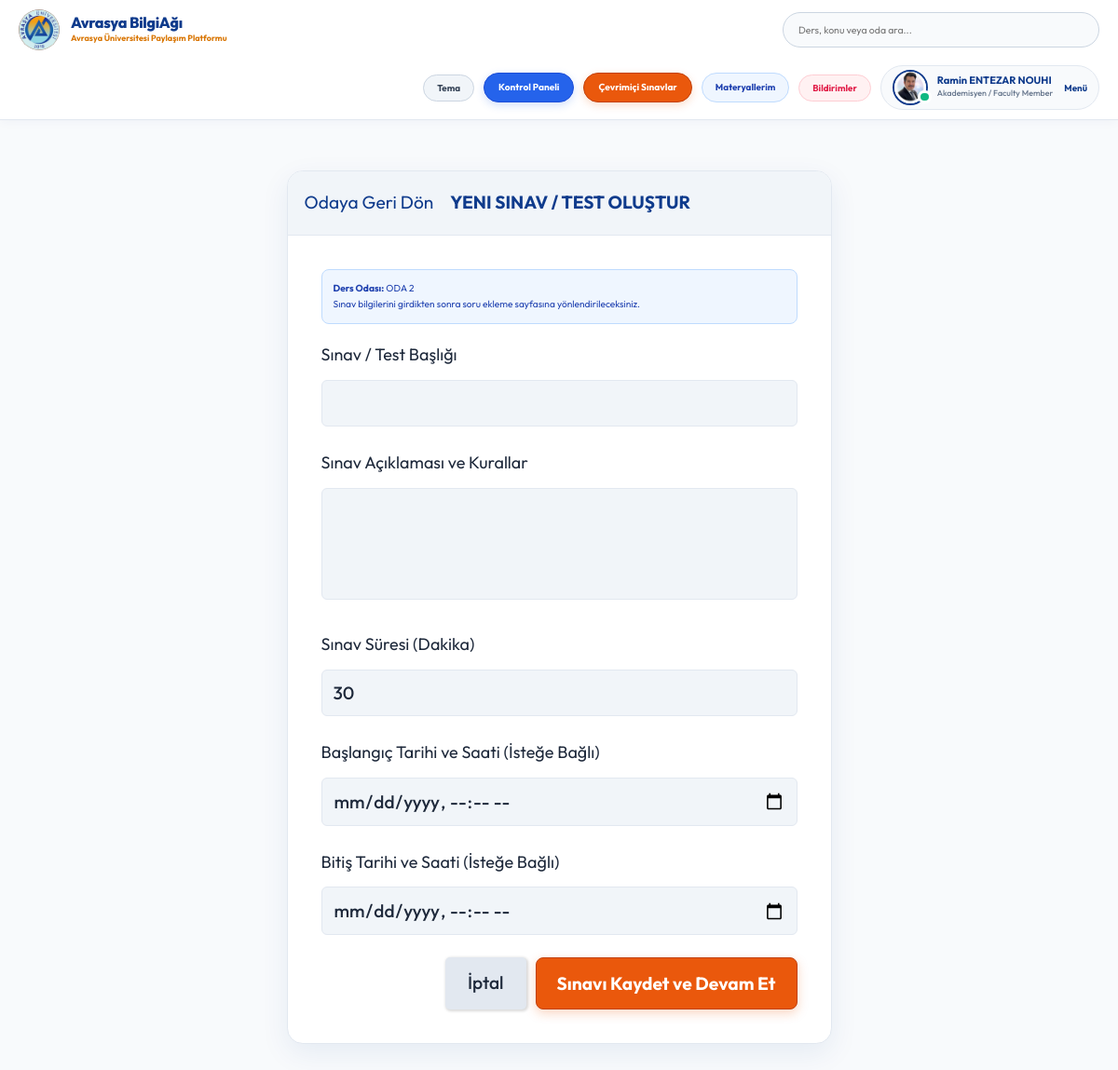
/room/29/create-quiz/ (signed in), run on the app's committed database.
### base/models.py (models this page shows, shortened)
class User(AbstractUser):
    name = models.CharField(max_length=200, null=True, verbose_name="Ad Soyad")
    email = models.EmailField(unique=True, null=True, verbose_name="E-Posta Adresi")
    bio = models.TextField(null=True, verbose_name="Hakkımda (Biyografi)")
    avatar = models.ImageField(null=True, default="avatar.svg", verbose_name="Profil Fotoğrafı (Avatar)")
    student_id = models.CharField(max_length=50, null=True, blank=True, verbose_name="Öğrenci / Sicil No")
    department = models.CharField(max_length=100, choices=DEPARTMENT_CHOICES, default='Genel / Diğer', verbose_name="Fakülte / Bölüm")
    role = models.CharField(max_length=20, choices=ROLE_CHOICES, default='student', verbose_name="Akademik Rol")
    github_link = models.URLField(max_length=255, null=True, blank=True, verbose_name="GitHub Profili")
    linkedin_link = models.URLField(max_length=255, null=True, blank=True, verbose_name="LinkedIn Profili")
    objects = CustomUserManager()
    USERNAME_FIELD = 'email'
    REQUIRED_FIELDS = ['username']
    @property
    def unread_notifications_count(self):
        return self.notifications.filter(is_read=False).count()
    @property
    def unread_notifications(self):
        return self.notifications.filter(is_read=False)

class Room(models.Model):
    host = models.ForeignKey(User, on_delete=models.SET_NULL, null=True)
    topic = models.ForeignKey(Topic, on_delete=models.SET_NULL, null=True, verbose_name="Bölüm / Akademik Konu")
    name = models.CharField(max_length=200, verbose_name="Çalışma Odası Adı")
    course_code = models.CharField(max_length=50, null=True, blank=True, verbose_name="Ders Kodu (örn: CENG201)")
    room_type = models.CharField(max_length=20, choices=ROOM_TYPE_CHOICES, default='general', verbose_name="Oda Türü")
    description = models.TextField(null=True, blank=True, verbose_name="Oda Açıklaması")
    participants = models.ManyToManyField(
        User, related_name='participants', blank=True)
    updated = models.DateTimeField(auto_now=True)
    created = models.DateTimeField(auto_now_add=True)
    class Meta:
        ordering = ['-updated', '-created']

### base/views.py (the view, shortened to what this page needs)
# urls.py: path('room/<str:pk>/create-quiz/', views.create_quiz, name="create-quiz"),
@login_required(login_url='login')
def create_quiz(request, pk):
    if request.user.role == 'student':
        messages.error(request, "Öğrencilerin sınav oluşturma yetkisi bulunmamaktadır.")
        return redirect('quizzes')
    room = Room.objects.get(id=pk)
    if request.user != room.host and request.user.role != 'faculty':
        return HttpResponse("Bu odaya sınav ekleme yetkiniz bulunmamaktadır.")
    form = QuizForm()
    context = {'form': form, 'room': room}
    return render(request, 'base/quiz_form.html', context)

### base/forms.py
class QuizForm(ModelForm):
    class Meta:
        model = Quiz
        fields = ['title', 'description', 'duration_minutes', 'start_time', 'end_time']
        labels = {
            'title': 'Sınav / Test Başlığı',
            'description': 'Sınav Açıklaması ve Kurallar',
            'duration_minutes': 'Sınav Süresi (Dakika)',
            'start_time': 'Başlangıç Tarihi ve Saati (İsteğe Bağlı)',
            'end_time': 'Bitiş Tarihi ve Saati (İsteğe Bağlı)',
        }
        widgets = {
            'start_time': forms.DateTimeInput(attrs={'type': 'datetime-local'}),
            'end_time': forms.DateTimeInput(attrs={'type': 'datetime-local'}),
        }

### base/templates/base/quiz_form.html (shortened to what this page needs)
{% extends 'main.html' %}
{% block content %}
<main class="create-room layout">
  <div class="container" style="max-width: 650px; display: block !important; width: 100%;">
    <div class="layout__box">
      <div class="layout__boxHeader">
        <div class="layout__boxTitle">
          <a href="{% url 'room' room.id %}">
            Odaya Geri Dön
          </a>
          <h3>Yeni Sınav / Test Oluştur</h3>
        </div>
      </div>
      <div class="layout__body">
        <div style="background: #eff6ff; border: 1px solid #bfdbfe; padding: 12px; border-radius: 8px; margin-bottom: 18px; color: #1e40af; font-size: 0.85rem;">
          <strong>Ders Odası:</strong> {{ room.name }}<br>
          Sınav bilgilerini girdikten sonra soru ekleme sayfasına yönlendirileceksiniz.
        </div>
        <form class="form" action="" method="POST">
          {% for field in form %}
          <div class="form__group">
            <label for="{{field.id_for_label}}">{{field.label}}</label>
            {{field}}
          </div>
          {% endfor %}
          <div class="form__action" style="display: flex; gap: 10px; margin-top: 15px;">
            <a class="btn btn--dark" href="{% url 'room' room.id %}">İptal</a>
            <button type="submit" style="padding: 11px 22px; font-weight: 700; background: #ea580c; color: #ffffff; border: 1px solid #c2410c; border-radius: 8px; cursor: pointer; box-shadow: 0 4px 12px rgba(234, 88, 12, 0.25);">Sınavı Kaydet ve Devam Et</button>
          </div>
        </form>
      </div>
    </div>
  </div>
</main>
{% endblock %}

### templates/navbar.html (shortened to what this page needs)
{% load static %}
<header class="header header--loggedIn" style="background: #ffffff; border-bottom: 1px solid #e2e8f0; padding: 10px 0; position: sticky; top: 0; z-index: 999; box-shadow: 0 2px 10px rgba(15, 59, 140, 0.04);">
    <div class="container" style="display: flex; justify-content: space-between; align-items: center; gap: 16px; flex-wrap: wrap; width: 100%; max-width: 1400px; margin: 0 auto; padding: 0 20px;">
        <a href="{% url 'home' %}" class="header__logo" style="display: flex; align-items: center; gap: 12px; text-decoration: none; flex-shrink: 0;">
            <img src="{% static 'images/avrasya_logo.png' %}" alt="Avrasya University Logo" style="width: 44px; height: 44px; object-fit: contain; background: transparent; border: none; border-radius: 50%; flex-shrink: 0;" />
            <div style="white-space: nowrap;">
                <h1 style="margin: 0; font-weight: 800; font-size: 1.35rem; color: #0f3b8c; letter-spacing: -0.3px; line-height: 1.2; white-space: nowrap !important;">Avrasya BilgiAğı</h1>
                <span style="font-size: 0.75rem; color: #d97706; font-weight: 700; display: block; white-space: nowrap !important;">Avrasya Üniversitesi Paylaşım Platformu</span>
            </div>
        </a>
        <form class="header__search" method="GET" action="{% url 'home' %}" style="flex: 1 1 220px; max-width: 340px; margin: 0;">
            <div style="background: #f8fafc; border: 1px solid #cbd5e1; border-radius: 50px; padding: 6px 16px; display: flex; align-items: center; gap: 10px; width: 100%; height: 38px;">
                <input name="q" placeholder="Ders, konu veya oda ara..." style="background: transparent; border: none; outline: none; width: 100%; font-size: 0.88rem; color: #1e293b; padding: 0;" />
            </div>
        </form>
        <nav class="header__menu" style="display: flex; align-items: center; gap: 10px; flex-shrink: 0; margin-left: auto;">
            <button id="themeToggleBtn" onclick="toggleTheme()" title="Gece / Gündüz Modu" style="background: #f1f5f9; border: 1px solid #cbd5e1; padding: 7px 14px; border-radius: 50px; display: flex; align-items: center; justify-content: center; cursor: pointer; font-size: 0.82rem; font-weight: 700; transition: all 0.2s ease; color: #334155; flex-shrink: 0;">
                Tema
            </button>
            {% if request.user.is_authenticated %}
            <a href="{% url 'dashboard' %}" style="display: inline-flex; align-items: center; gap: 6px; background: #2563eb; color: #ffffff; border: 1px solid #1d4ed8; padding: 7px 15px; border-radius: 50px; font-weight: 700; font-size: 0.84rem; text-decoration: none; white-space: nowrap; box-shadow: 0 3px 10px rgba(37, 99, 235, 0.2); flex-shrink: 0;">
                Kontrol Paneli
            </a>
            {% endif %}
            <a href="{% url 'quizzes' %}" style="display: inline-flex; align-items: center; gap: 6px; background: #ea580c; color: #ffffff; border: 1px solid #c2410c; padding: 7px 15px; border-radius: 50px; font-weight: 700; font-size: 0.84rem; text-decoration: none; white-space: nowrap; box-shadow: 0 3px 10px rgba(234, 88, 12, 0.2); flex-shrink: 0;">
                Çevrimiçi Sınavlar
            </a>
            {% if request.user.is_authenticated %}
            <a href="{% url 'saved-resources' %}" title="Kaydedilen Materyallerim" style="display: flex; align-items: center; justify-content: center; background: #eff6ff; border: 1px solid #bfdbfe; color: #1e40af; padding: 7px 14px; border-radius: 50px; text-decoration: none; font-size: 0.82rem; font-weight: 700; flex-shrink: 0;">
                Materyallerim
            </a>
            <div style="position: relative; flex-shrink: 0;">
                <button onclick="const m=document.getElementById('notifModal'); m.style.display = m.style.display === 'none' ? 'block' : 'none';" title="Bildirimler" style="background: #fff1f2; border: 1px solid #fecdd3; color: #e11d48; padding: 7px 14px; border-radius: 50px; cursor: pointer; font-size: 0.82rem; font-weight: 700; display: flex; align-items: center; gap: 6px; position: relative;">
                    Bildirimler
                </button>
            </div>
            <div class="header__user" style="display: flex; align-items: center; gap: 12px; background: #f8fafc; border: 1px solid #e2e8f0; padding: 4px 12px; border-radius: 50px; flex-shrink: 0;">
                <a href="{% url 'update-user' %}" style="display: flex; align-items: center; gap: 10px; text-decoration: none;">
                    <div class="avatar avatar--medium active">
                        <img src="{{request.user.avatar.url}}" style="width: 34px; height: 34px; border-radius: 50%; object-fit: cover;" />
                    </div>
                    <div>
                        <p style="margin: 0; font-weight: 700; color: #0f3b8c; line-height: 1.2; font-size: 0.92rem; white-space: nowrap;">{{request.user.name|default:request.user.username}}</p>
                        <span style="font-size: 0.74rem; color: #64748b; font-weight: 500; display: block; white-space: nowrap;">{{request.user.get_role_display}}</span>
                    </div>
                </a>
                <button class="dropdown-button" style="background: transparent; border: none; cursor: pointer; font-weight: 700; color: #0f3b8c; font-size: 0.82rem;">
                    Menü
                </button>
            </div>
            {% endif %}
        </nav>
    </div>
</header>

### static/styles/style.css (style rules this page uses)
:root { --color-main: #0f3b8c; --color-main-light: #e0f2fe; --color-accent: #d97706; --color-dark: #ffffff; --color-dark-medium: #f1f5f9; --color-dark-light: #e2e8f0; --color-light: #ffffff; --color-gray: #64748b; --color-light-gray: #1e293b; --color-bg: #f8fafc; --color-success: #10b981; --color-error: #ef4444; }
*, body, h1, h2, h3, h4, h5, h6, p, a, span, button, input, select, textarea { font-family: "Metropolis", "Outfit", -apple-system, BlinkMacSystemFont, "Segoe UI", Roboto, sans-serif !important; margin: 0; padding: 0; box-sizing: border-box; text-rendering: optimizeLegibility; font-size: inherit; }
html { font-size: 68.75%; }
@media only screen and (min-width: 1200px) { html { font-size: 75%; } }
body { line-height: 1.65; font-weight: 400; font-size: 1.6rem; color: var(--color-light-gray); background-color: var(--color-bg); min-height: 100vh; }
img { width: 100%; }
a { display: inline-block; color: var(--color-main); text-decoration: none; }
.container { max-width: 1580px; width: 93%; margin: auto; }
.btn { background-color: transparent; border: none; display: inline-flex; align-items: center; gap: 1rem; cursor: pointer; transition: all ease-in-out 0.3s; padding: 1rem 2rem; border-radius: 5px; box-shadow: 1px 1px 3px 1px rgba(0, 0, 0, 0.15); font-weight: 500; }
.btn--dark { background-color: var(--color-dark-light); color: var(--color-light-gray); }
.avatar { position: relative; display: inline-block; border-radius: 50%; border: 2px solid var(--color-main); }
.avatar img { display: block; border-radius: 50%; object-fit: cover; object-position: center; }
.avatar::after { content: ""; display: block; position: absolute; background-color: var(--color-gray); z-index: 111; border-radius: 50%; border: 0.3rem solid var(--color-dark); }
.avatar.active::after { background-color: var(--color-success); }
.avatar.avatar--medium img { width: 3.6rem; height: 3.6rem; border-radius: 50%; }
.avatar.avatar--medium:after { width: 0.7rem; height: 0.7rem; bottom: 0px; right: -6px; }
.header { padding: 1.5rem; background-color: var(--color-dark); border-bottom: 1px solid var(--color-dark-light); box-shadow: 0 2px 15px rgba(15, 59, 140, 0.06); }
.header > .container { display: flex; gap: 9.5rem; }
.header__logo, .header__user { display: flex; gap: 2rem; align-items: center; }
.header__logo > img { height: 3.2rem; width: 3.2rem; }
.header__search input { width: 30rem; background: transparent; border: none; outline: none; color: var(--color-light-gray); }
.header__menu { margin-left: auto; position: relative; }
.header__menu a { display: flex; gap: 1.5rem; align-items: center; font-weight: 500; text-decoration: none; color: var(--color-gray); }
.header__menu img { height: 3.6rem; }
.header__menu p { line-height: 1.2; }
.header__menu span { color: var(--color-main); font-weight: 500; font-size: 1.4rem; display: block; }
.dropdown-button { background: transparent; border: 0; outline: 0; cursor: pointer; }
.layout { margin-top: 3.2rem; }
.layout > .container { display: flex; justify-content: space-between; align-items: flex-start; gap: 3.8rem; }
.layout__box { width: 90%; max-width: 64rem; margin: 4.5rem auto 6rem auto; position: relative; background-color: var(--color-dark); border: 1px solid var(--color-dark-light); border-radius: 1.4rem; box-shadow: 0 10px 30px rgba(15, 59, 140, 0.08); overflow: hidden; }
.layout__boxHeader { display: flex; padding: 1.5rem; background-color: var(--color-dark-medium); border-bottom: 1px solid var(--color-dark-light); }
.layout__boxTitle { display: flex; gap: 1.5rem; align-items: center; }
.layout__boxTitle h3 { text-transform: uppercase; font-weight: 700; color: var(--color-main); }
.layout__body { margin: 3rem; }
.form__group { margin-bottom: 2rem; width: 100%; }
.form__group label { display: block; font-size: 1.5rem; margin-bottom: 1rem; }
.form__group input, .form__group textarea, .form__group select { background: var(--color-dark-medium); border: 1px solid var(--color-dark-light); padding: 1rem; border-radius: 6px; width: 100%; color: var(--color-light-gray); font-weight: 500; outline: none; }
.form__group textarea { background: var(--color-dark-medium); height: 10rem; resize: none; }
.form__action { display: flex; justify-content: flex-end; gap: 3rem; }
.create-room.layout .layout__box { max-width: 68rem; }
.header__logo img { background: transparent !important; border: none !important; box-shadow: none !important; }

### data on the page
User: user.avatar (picture), user.name "Ramin ENTEZAR NOUHI", user.role "Akademisyen / Faculty Member"
Room: name "ODA 2"

### other printed values
{{ field.label }} "Sınav / Test Başlığı" "Sınav Açıklaması ve Kurallar" "Sınav Süresi (Dakika)" "Başlangıç Tarihi ve Saati (İsteğe Bağlı)" "Bitiş Tarihi ve Saati (İsteğe Bağlı)"
